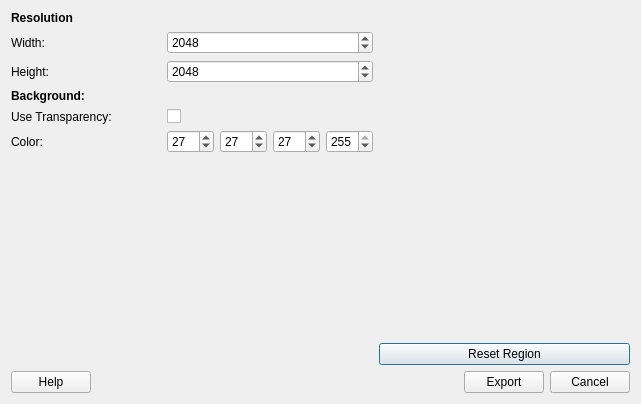
<?xml version="1.0" encoding="UTF-8"?>
<ui version="4.0">
 <class>Dialog</class>
 <widget class="QDialog" name="Dialog">
  <property name="geometry">
   <rect>
    <x>0</x>
    <y>0</y>
    <width>641</width>
    <height>404</height>
   </rect>
  </property>
  <property name="windowTitle">
   <string>Dialog</string>
  </property>
  <layout class="QVBoxLayout" name="verticalLayout">
   <item>
    <layout class="QHBoxLayout" name="horizontalLayout">
     <item>
      <layout class="QVBoxLayout" name="verticalLayout_2">
       <item>
        <widget class="QLabel" name="label_3">
         <property name="text">
          <string>&lt;b&gt;Resolution</string>
         </property>
        </widget>
       </item>
       <item>
        <layout class="QHBoxLayout" name="horizontalLayout_3">
         <item>
          <widget class="QLabel" name="label">
           <property name="minimumSize">
            <size>
             <width>150</width>
             <height>0</height>
            </size>
           </property>
           <property name="maximumSize">
            <size>
             <width>150</width>
             <height>16777215</height>
            </size>
           </property>
           <property name="text">
            <string>Width:</string>
           </property>
          </widget>
         </item>
         <item>
          <widget class="QSpinBox" name="spinBox_Width">
           <property name="sizePolicy">
            <sizepolicy hsizetype="Preferred" vsizetype="Fixed">
             <horstretch>0</horstretch>
             <verstretch>0</verstretch>
            </sizepolicy>
           </property>
           <property name="minimum">
            <number>1</number>
           </property>
           <property name="maximum">
            <number>8192</number>
           </property>
           <property name="value">
            <number>2048</number>
           </property>
          </widget>
         </item>
        </layout>
       </item>
       <item>
        <layout class="QHBoxLayout" name="horizontalLayout_4">
         <item>
          <widget class="QLabel" name="label_2">
           <property name="minimumSize">
            <size>
             <width>150</width>
             <height>0</height>
            </size>
           </property>
           <property name="maximumSize">
            <size>
             <width>150</width>
             <height>16777215</height>
            </size>
           </property>
           <property name="text">
            <string>Height:</string>
           </property>
          </widget>
         </item>
         <item>
          <widget class="QSpinBox" name="spinBox_Height">
           <property name="sizePolicy">
            <sizepolicy hsizetype="Preferred" vsizetype="Fixed">
             <horstretch>0</horstretch>
             <verstretch>0</verstretch>
            </sizepolicy>
           </property>
           <property name="minimum">
            <number>1</number>
           </property>
           <property name="maximum">
            <number>8192</number>
           </property>
           <property name="value">
            <number>2048</number>
           </property>
          </widget>
         </item>
        </layout>
       </item>
       <item>
        <widget class="QLabel" name="label_4">
         <property name="text">
          <string>&lt;b&gt;Background:</string>
         </property>
        </widget>
       </item>
       <item>
        <layout class="QHBoxLayout" name="horizontalLayout_5">
         <item>
          <widget class="QLabel" name="label_5">
           <property name="minimumSize">
            <size>
             <width>150</width>
             <height>0</height>
            </size>
           </property>
           <property name="maximumSize">
            <size>
             <width>150</width>
             <height>16777215</height>
            </size>
           </property>
           <property name="text">
            <string>Use Transparency:</string>
           </property>
          </widget>
         </item>
         <item>
          <widget class="QCheckBox" name="checkBox_Transparent">
           <property name="text">
            <string/>
           </property>
          </widget>
         </item>
        </layout>
       </item>
       <item>
        <layout class="QHBoxLayout" name="horizontalLayout_6">
         <item>
          <widget class="QLabel" name="label_6">
           <property name="minimumSize">
            <size>
             <width>150</width>
             <height>0</height>
            </size>
           </property>
           <property name="maximumSize">
            <size>
             <width>150</width>
             <height>16777215</height>
            </size>
           </property>
           <property name="text">
            <string>Color: </string>
           </property>
          </widget>
         </item>
         <item>
          <widget class="QSpinBox" name="spinBox_BG_R">
           <property name="sizePolicy">
            <sizepolicy hsizetype="Preferred" vsizetype="Fixed">
             <horstretch>0</horstretch>
             <verstretch>0</verstretch>
            </sizepolicy>
           </property>
           <property name="minimum">
            <number>0</number>
           </property>
           <property name="maximum">
            <number>255</number>
           </property>
           <property name="value">
            <number>27</number>
           </property>
          </widget>
         </item>
         <item>
          <widget class="QSpinBox" name="spinBox_BG_G">
           <property name="sizePolicy">
            <sizepolicy hsizetype="Preferred" vsizetype="Fixed">
             <horstretch>0</horstretch>
             <verstretch>0</verstretch>
            </sizepolicy>
           </property>
           <property name="minimum">
            <number>0</number>
           </property>
           <property name="maximum">
            <number>255</number>
           </property>
           <property name="value">
            <number>27</number>
           </property>
          </widget>
         </item>
         <item>
          <widget class="QSpinBox" name="spinBox_BG_B">
           <property name="sizePolicy">
            <sizepolicy hsizetype="Preferred" vsizetype="Fixed">
             <horstretch>0</horstretch>
             <verstretch>0</verstretch>
            </sizepolicy>
           </property>
           <property name="minimum">
            <number>0</number>
           </property>
           <property name="maximum">
            <number>255</number>
           </property>
           <property name="value">
            <number>27</number>
           </property>
          </widget>
         </item>
         <item>
          <widget class="QSpinBox" name="spinBox_BG_A">
           <property name="sizePolicy">
            <sizepolicy hsizetype="Preferred" vsizetype="Fixed">
             <horstretch>0</horstretch>
             <verstretch>0</verstretch>
            </sizepolicy>
           </property>
           <property name="maximum">
            <number>255</number>
           </property>
           <property name="value">
            <number>255</number>
           </property>
          </widget>
         </item>
        </layout>
       </item>
       <item>
        <spacer name="verticalSpacer_2">
         <property name="orientation">
          <enum>Qt::Vertical</enum>
         </property>
         <property name="sizeHint" stdset="0">
          <size>
           <width>20</width>
           <height>40</height>
          </size>
         </property>
        </spacer>
       </item>
      </layout>
     </item>
     <item>
      <layout class="QVBoxLayout" name="verticalLayout_3">
       <item>
        <widget class="QWidget" name="widget_Preview" native="true">
         <property name="sizePolicy">
          <sizepolicy hsizetype="Expanding" vsizetype="Preferred">
           <horstretch>0</horstretch>
           <verstretch>0</verstretch>
          </sizepolicy>
         </property>
        </widget>
       </item>
       <item>
        <widget class="QPushButton" name="btn_ResetRegion">
         <property name="text">
          <string>Reset Region</string>
         </property>
        </widget>
       </item>
      </layout>
     </item>
    </layout>
   </item>
   <item>
    <layout class="QHBoxLayout" name="horizontalLayout_2">
     <item>
      <widget class="QPushButton" name="pushButton_3">
       <property name="text">
        <string>Help</string>
       </property>
      </widget>
     </item>
     <item>
      <spacer name="horizontalSpacer">
       <property name="orientation">
        <enum>Qt::Horizontal</enum>
       </property>
       <property name="sizeHint" stdset="0">
        <size>
         <width>40</width>
         <height>20</height>
        </size>
       </property>
      </spacer>
     </item>
     <item>
      <widget class="QPushButton" name="btn_Export">
       <property name="text">
        <string>Export</string>
       </property>
      </widget>
     </item>
     <item>
      <widget class="QPushButton" name="btn_Cancel">
       <property name="text">
        <string>Cancel</string>
       </property>
      </widget>
     </item>
    </layout>
   </item>
  </layout>
 </widget>
 <resources/>
 <connections/>
</ui>
